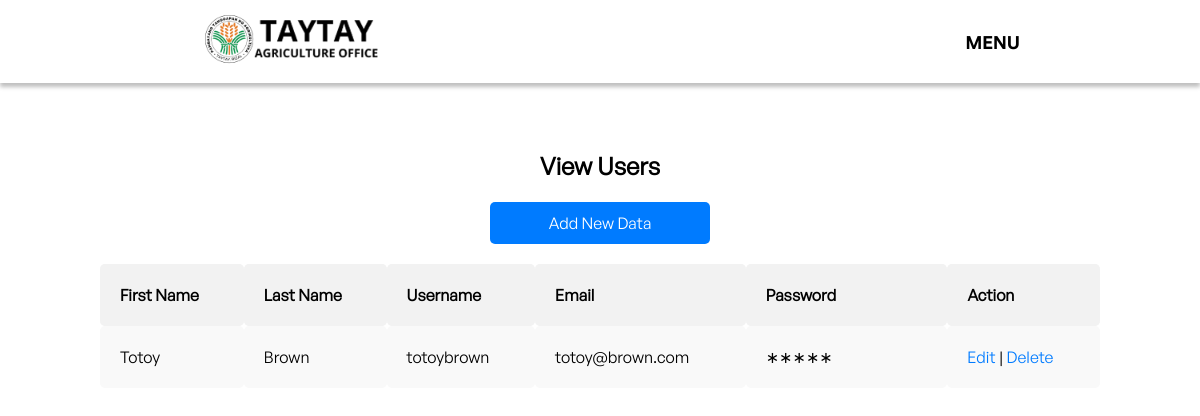
Page /viewUser.php on the earlier database version.
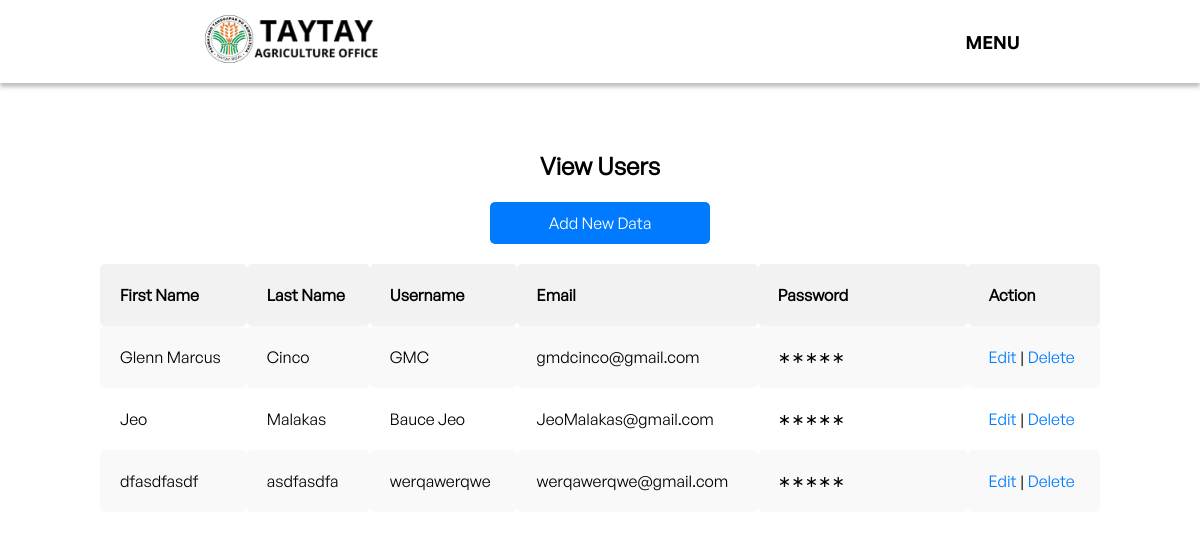
Same page on the later database version.
### tables this page shows
CREATE TABLE `users` (
  `user_id` int(11) NOT NULL,
  `user_type` int(1) NOT NULL DEFAULT 0 COMMENT '1=Admin, 0=User',
  `username` varchar(50) NOT NULL,
  `password` varchar(50) NOT NULL,
  `first_name` varchar(50) NOT NULL,
  `last_name` varchar(50) NOT NULL,
  `email` varchar(50) NOT NULL
);

### viewUser.php (the view, shortened to what this page needs)
<?php
require_once("config.php");
include "admin-navbar.php";
$result = mysqli_query($conn, "SELECT * FROM `users` ORDER BY `user_id` DESC");
?>
<html>
<head>
	<link rel="stylesheet" type="text/css" href="viewUser.css">
</head>
<body>
<div class="table-container">
	<h2>View Users</h2>
	<a class="add-link" href="addUser.php">Add New Data</a>
	<table>
		<thead>
		<tr>
			<th>First Name</th>
			<th>Last Name</th>
			<th>Username</th>
			<th>Email</th>
			<th>Password</th>
			<th>Action</th>
		</tr>
		</thead>
		<tbody>
		<?php
		while ($query = mysqli_fetch_assoc($result)) {
			echo "<tr>";
			echo "<td>".$query['first_name']."</td>";
			echo "<td>".$query['last_name']."</td>";;
            echo "<td>".$query['username']."</td>";
			echo "<td>".$query['email']."</td>";;
			echo "<td> <span class='HiddenText'>".$query['password']."</span></td>";
			echo "<td><a href=\"editUser.php?id=$query[user_id]\">Edit</a> |
			<a href=\"delete.php?id=$query[user_id]\" onClick=\"return confirm('Are you sure you want to delete?')\">Delete</a></td>";
		}
		?>
		</tbody>
	</table>
</body>
</html>

Differences in the rows shown:
removed users: first_name "Totoy", last_name "Brown", username "totoybrown", email "totoy@brown.com"
added users: first_name "Glenn Marcus", last_name "Cinco", username "GMC", email "gmdcinco@gmail.com"
added users: first_name "Jeo", last_name "Malakas", username "Bauce Jeo", email "JeoMalakas@gmail.com"
added users: first_name "dfasdfasdf", last_name "asdfasdfa", username "werqawerqwe", email "werqawerqwe@gmail.com"
